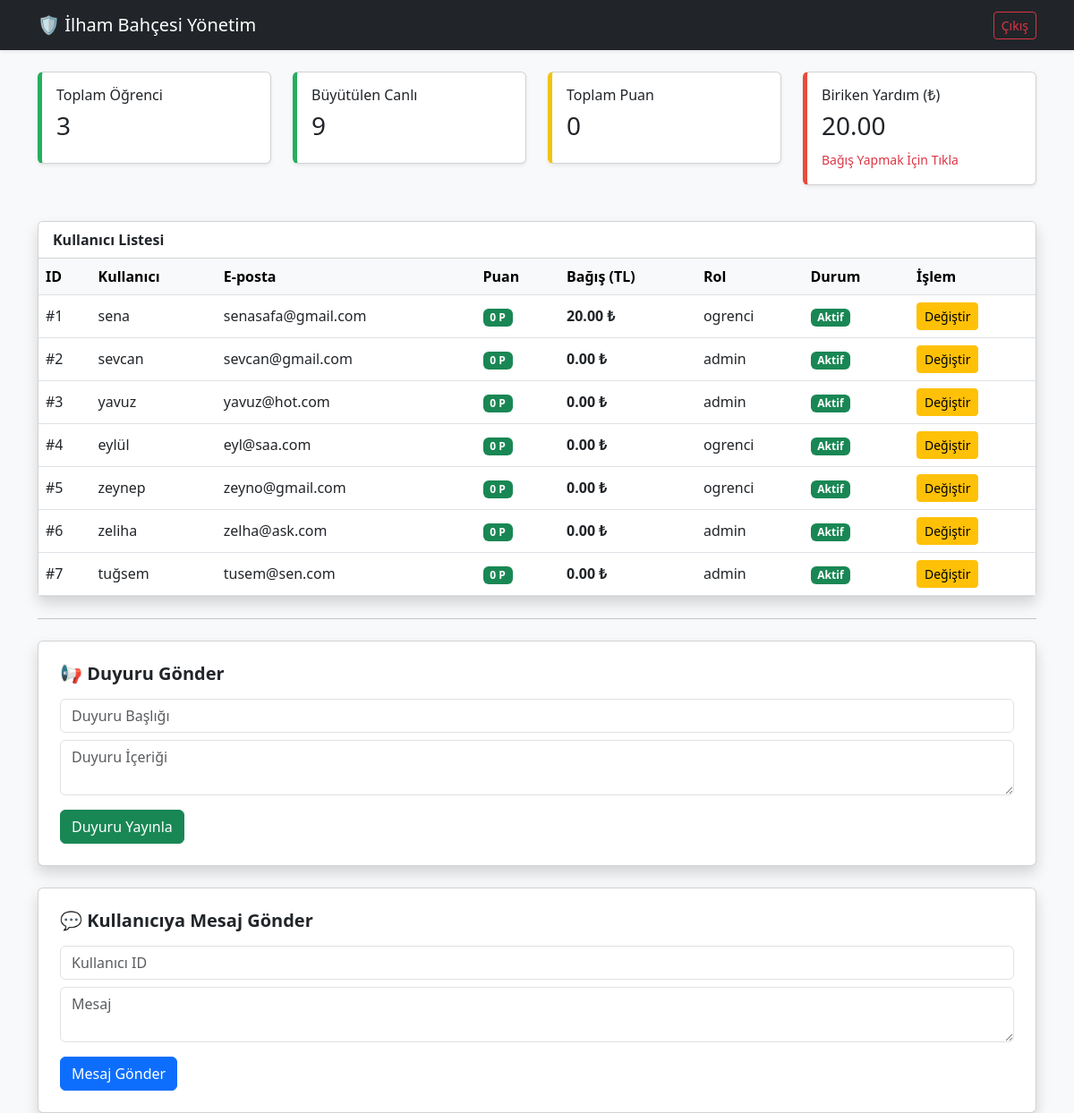
The page /ilhambahcesi/admin.php (signed in) on the database its author committed.
### tables this page shows
CREATE TABLE `users` (
  `id` int(11) NOT NULL,
  `username` varchar(50) NOT NULL,
  `email` varchar(100) NOT NULL,
  `password` varchar(255) NOT NULL,
  `role` enum('ogrenci','admin') DEFAULT 'ogrenci',
  `points` int(11) DEFAULT 0,
  `status` enum('active','passive') DEFAULT 'active'
);

### ilhambahcesi/admin.php (the view, shortened to what this page needs)
<?php
include('db.php');
$user_count = $conn->query("
    SELECT COUNT(*) AS total
    FROM users
    WHERE role='ogrenci'
")->fetch_assoc();
$admin_total_help_res = $conn->query("SELECT SUM(yardım_tl) as genel_toplam FROM user_creatures");
$admin_total_data = $admin_total_help_res->fetch_assoc();
$gerçek_yardim = $admin_total_data['genel_toplam'] ?? 0;
$total_points = $conn->query("
    SELECT COALESCE(SUM(points),0) AS total
    FROM users
")->fetch_assoc();
$farmed_count = $conn->query("
    SELECT COUNT(*) AS total
    FROM user_creatures
    WHERE status='farmed'
")->fetch_assoc();
?>
<!DOCTYPE html>
<html lang="tr">
<head>
<link href="https://cdn.jsdelivr.net/npm/bootstrap@5.3.0/dist/css/bootstrap.min.css" rel="stylesheet">
</head>
<body class="bg-light">
<nav class="navbar navbar-dark bg-dark mb-4 shadow-sm">
    <div class="container">
        <span class="navbar-brand">🛡️ İlham Bahçesi Yönetim</span>
        <a href="logout.php" class="btn btn-outline-danger btn-sm">Çıkış</a>
    </div>
</nav>
<div class="container">
<div class="row mb-4">
    <div class="col-md-3 col-6 mb-3">
        <div class="card p-3 stat-card shadow-sm">
            <h6>Toplam Öğrenci</h6>
            <h3><?= $user_count['total']; ?></h3>
        </div>
    </div>
    <div class="col-md-3 col-6 mb-3">
        <div class="card p-3 stat-card shadow-sm">
            <h6>Büyütülen Canlı</h6>
            <h3><?= $farmed_count['total']; ?></h3>
        </div>
    </div>
    <div class="col-md-3 col-6 mb-3">
        <div class="card p-3 stat-card shadow-sm" style="border-left-color:#f1c40f">
            <h6>Toplam Puan</h6>
            <h3><?= $total_points['total']; ?></h3>
        </div>
    </div>
    <div class="col-md-3 col-6 mb-3">
        <a href="bagis_yap.php" class="card p-3 stat-card shadow-sm" style="border-left-color:#e74c3c; cursor: pointer;">
            <h6>Biriken Yardım (₺)</h6>
            <h3><?= number_format($gerçek_yardim, 2); ?></h3>
            <small class="text-danger">Bağış Yapmak İçin Tıkla</small>
        </a>
    </div>
</div>
<div class="card shadow">
    <div class="card-header bg-white fw-bold">
        Kullanıcı Listesi
    </div>
    <div class="table-responsive">
        <table class="table table-hover mb-0 align-middle">
            <thead class="table-light">
                <tr>
                    <th>ID</th>
                    <th>Kullanıcı</th>
                    <th>E-posta</th>
                    <th>Puan</th>
                    <th>Bağış (TL)</th> <th>Rol</th>
                    <th>Durum</th>
                    <th>İşlem</th>
                </tr>
            </thead>
            <tbody>
            <?php
            $users = $conn->query("
                SELECT u.*, COALESCE(SUM(c.yardım_tl), 0) as kisi_yardim
                FROM users u
                LEFT JOIN user_creatures c ON u.id = c.user_id
                GROUP BY u.id
            ");
            while ($u = $users->fetch_assoc()):
            ?>
                <tr>
                    <td>#<?= $u['id']; ?></td>
                    <td><?= htmlspecialchars($u['username']); ?></td>
                    <td><?= htmlspecialchars($u['email']); ?></td>
                    <td>
                        <span class="badge bg-success">
                            <?= $u['points']; ?> P
                        </span>
                    </td>
                    <td><strong><?= number_format($u['kisi_yardim'], 2); ?> ₺</strong></td> <td><?= $u['role']; ?></td>
                    <td>
                        <?php if($u['status']=='active'): ?>
                            <span class="badge bg-success">Aktif</span>
                        <?php else: ?>
                            <span class="badge bg-danger">Pasif</span>
                        <?php endif; ?>
                    </td>
                    <td>
                        <a href="user_toggle.php?id=<?= $u['id']; ?>" class="btn btn-sm btn-warning">Değiştir</a>
                    </td>
                </tr>
            <?php endwhile; ?>
            </tbody>
        </table>
    </div>
</div>
<hr class="my-4">
<div class="card shadow p-4 mb-4">
    <h5 class="fw-bold mb-3">📢 Duyuru Gönder</h5>
    <form action="duyuru_ekle.php" method="post">
        <input type="text" name="baslik" class="form-control mb-2" placeholder="Duyuru Başlığı" required>
        <textarea name="icerik" class="form-control mb-3" placeholder="Duyuru İçeriği" required></textarea>
        <button class="btn btn-success">Duyuru Yayınla</button>
    </form>
</div>
<div class="card shadow p-4">
    <h5 class="fw-bold mb-3">💬 Kullanıcıya Mesaj Gönder</h5>
    <form action="mesaj_gonder.php" method="post">
        <input type="number" name="user_id" class="form-control mb-2" placeholder="Kullanıcı ID" required>
        <textarea name="mesaj" class="form-control mb-3" placeholder="Mesaj" required></textarea>
        <button class="btn btn-primary">Mesaj Gönder</button>
    </form>
</div>
</div>
</body>
</html>

### ilhambahcesi/admin.php (style rules this page uses)
.stat-card { border-left: 5px solid #27ae60; transition: .3s; text-decoration: none; color: inherit; display: block; }

### rows shown on the page
users: id "1", username "sena", email "senasafa@gmail.com", points "0", kisi_yardim "20.00", role "ogrenci", status "Aktif"
users: id "2", username "sevcan", email "sevcan@gmail.com", points "0", kisi_yardim "0.00", role "admin", status "Aktif"
users: id "3", username "yavuz", email "yavuz@hot.com", points "0", kisi_yardim "0.00", role "admin", status "Aktif"
users: id "4", username "eylül", email "eyl@saa.com", points "0", kisi_yardim "0.00", role "ogrenci", status "Aktif"
users: id "5", username "zeynep", email "zeyno@gmail.com", points "0", kisi_yardim "0.00", role "ogrenci", status "Aktif"
users: id "6", username "zeliha", email "zelha@ask.com", points "0", kisi_yardim "0.00", role "admin", status "Aktif"
users: id "7", username "tuğsem", email "tusem@sen.com", points "0", kisi_yardim "0.00", role "admin", status "Aktif"

### other values the page prints
$user_count['total'] "3"
$farmed_count['total'] "9"
$total_points['total'] "0"
$gerçek_yardim "20.00"
